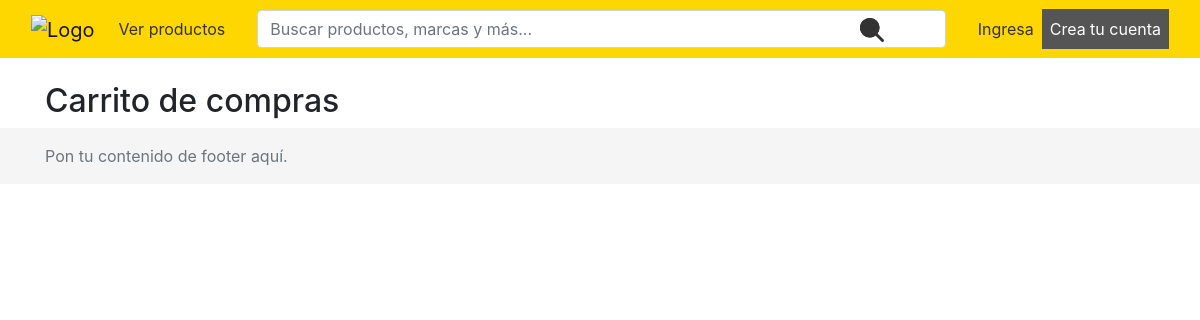
/shopping-cart/ (signed in), run on an earlier commit of the app's database.
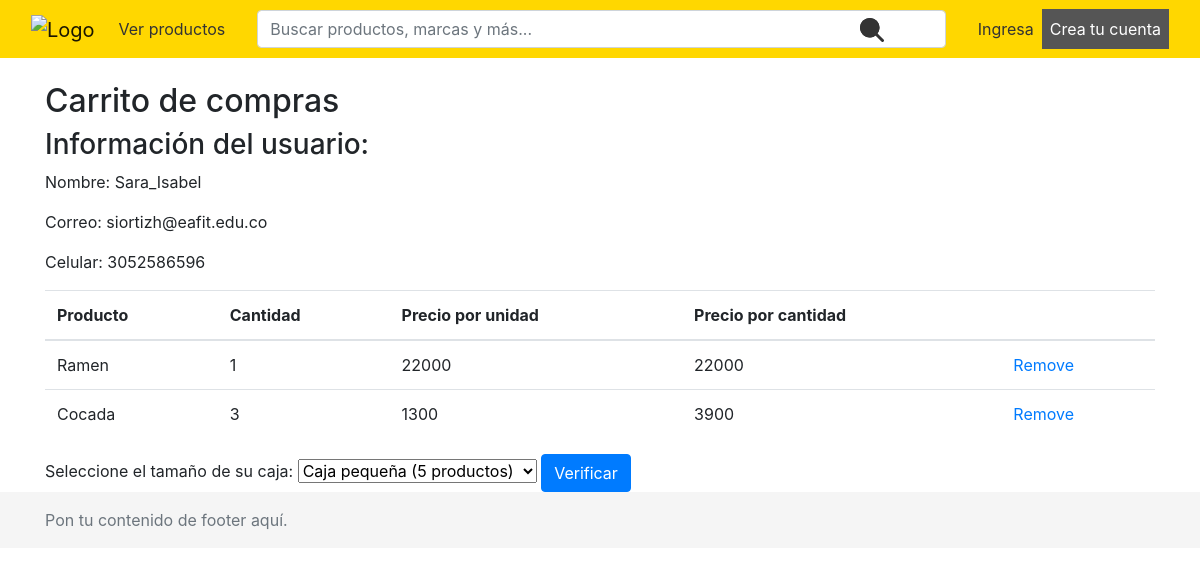
And on a later commit of the database.
### users/models.py (models this page shows)
class CustomUser(AbstractUser):
    address = models.CharField(max_length = 255, null=True)
    phone_number = models.IntegerField(null=True)

### shoppingcart/models.py (models this page shows, shortened)
class CartItem(models.Model):
    cart = models.ForeignKey(Cart, on_delete=models.CASCADE, related_name="items")
    product = models.ForeignKey(Product, on_delete=models.CASCADE)
    quantity = models.IntegerField(default=1)
    def __str__(self):
        return f"{self.product.name} ({self.quantity})"
    def get_total_price(self):
        return self.product.price * self.quantity

### products/models.py (models this page shows)
class Product(models.Model):
    name = models.CharField(max_length=255)
    description=models.CharField(max_length=255)
    country=models.CharField(max_length=255)
    size=models.CharField(max_length=255)
    image_product= models.ImageField(upload_to='products/images/', default= 'products/images/box.jpg')
    price=models.IntegerField()

### shoppingcart/views.py (the view)
# urls.py: path('shopping-cart/', include('shoppingcart.urls', namespace='cart')),
@login_required
def cart(request):
    customer_id = request.user.id
    customer = CustomUser.objects.get(pk=customer_id)
    cart, create = Cart.objects.get_or_create(customer=customer)
    cart_items = CartItem.objects.filter(cart=cart.pk)
    cart_item = ShoppingCart(request)
    total_cart = cart_item.get_total(cart.pk)
    box_size = request.session.get('box_size', None)
    if box_size is not None:
        request.session['box_size'] = box_size
    return render(request, 'cart.html', {'cart': cart, 'cart_items': cart_items,'customer': customer, 'total': total_cart, 'box_size': box_size})

### shoppingcart/utils.py (called while the page is built)
    def get_total(self, cart_id):
        total = 0
        cart = Cart.objects.get(pk=cart_id)
        query = CartItem.objects.filter(cart=cart)
        print(query)

### shoppingcart/templates/cart.html (shortened to what this page needs)
{% extends "templates/base.html" %}
{% block content %}
    <h2>Carrito de compras</h2>
    {% if user.is_authenticated %}
        {% if not user.is_staff %}
            {% if cart_items %}
                <div class="customer-info box">
                    <h3>Información del usuario:</h3>
                    <p>Nombre: {{ customer.username }}</p>
                    <p>Correo: {{ customer.email }}</p>
                    <p>Celular: {{ customer.phone_number }}</p>
                </div>
                <table class="table">
                    <thead>
                        <tr>
                            <th>Producto</th>
                            <th>Cantidad</th>
                            <th>Precio por unidad</th>
                            <th>Precio por cantidad</th>
                            <th></th>
                        </tr>
                    </thead>
                    <tbody>
                        {% for item in cart_items %}
                            <tr>
                                <td>{{ item.product.name }}</td>
                                <td>{{ item.quantity }}</td>
                                <td>{{ item.product.price }}</td>
                                <td>{{ item.get_total_price }}</td>
                                <td><a href="{% url 'cart:remove_from_cart' item.product.id %}">Remove</a></td>
                            </tr>
                        {% endfor %}
                    </tbody>
                </table>
                <label for="box_size">Seleccione el tamaño de su caja:</label>
                    <select id="box_size" name="box_size">
                        <option value="5">Caja pequeña (5 productos)</option>
                    </select>
                <a href="{% url 'cart:order' %}" class="btn btn-primary">Verificar</a>
            {% endif %}
        {% endif %}
    {% endif %}
{% endblock %}

What changed in the data, as far as the page shows it:
now on this page (row edited): CustomUser: username "Sara_Isabel", email "siortizh@eafit.edu.co", phone_number "3052586596"
added CartItem: product.name "Ramen", quantity "1", product.price "22000", get_total_price "22000"
added CartItem: product.name "Cocada", quantity "3", product.price "1300", get_total_price "3900"
Also different on the page:
form field box_size: (not shown) → "Caja pequeña (5 productos)"
text now shown: "Información del usuario: Nombre: Correo: Celular: Producto Cantidad Precio por unidad Precio por cantidad Seleccione el tamaño de su caja: Verificar"
